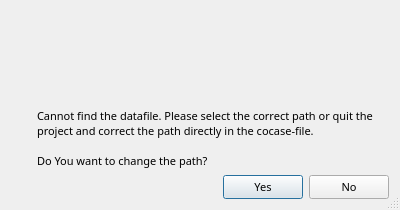
<ui version="4.0" >
 <class>DialogChangePathBase</class>
 <widget class="QDialog" name="DialogChangePathBase" >
  <property name="geometry" >
   <rect>
    <x>0</x>
    <y>0</y>
    <width>400</width>
    <height>210</height>
   </rect>
  </property>
  <property name="minimumSize" >
   <size>
    <width>400</width>
    <height>150</height>
   </size>
  </property>
  <property name="baseSize" >
   <size>
    <width>400</width>
    <height>150</height>
   </size>
  </property>
  <property name="font" >
   <font>
    <family>Droid Sans</family>
    <pointsize>8</pointsize>
   </font>
  </property>
  <property name="windowTitle" >
   <string>Wrong Path</string>
  </property>
  <property name="sizeGripEnabled" >
   <bool>true</bool>
  </property>
  <property name="modal" >
   <bool>true</bool>
  </property>
  <layout class="QGridLayout" >
   <item row="0" column="1" >
    <widget class="QLabel" name="datasetLabel" >
     <property name="text" >
      <string>&lt;b>&lt;/b></string>
     </property>
     <property name="wordWrap" >
      <bool>false</bool>
     </property>
    </widget>
   </item>
   <item row="1" column="1" >
    <widget class="QLabel" name="textLabel1" >
     <property name="text" >
      <string>Cannot find the datafile. Please select the correct path or quit the project and correct the path directly in the cocase-file.

Do You want to change the path?</string>
     </property>
     <property name="alignment" >
      <set>Qt::AlignVCenter</set>
     </property>
     <property name="wordWrap" >
      <bool>true</bool>
     </property>
    </widget>
   </item>
   <item row="1" column="0" >
    <widget class="QLabel" name="pixmapLabel1" >
     <property name="sizePolicy" >
      <sizepolicy vsizetype="Fixed" hsizetype="Fixed" >
       <horstretch>0</horstretch>
       <verstretch>0</verstretch>
      </sizepolicy>
     </property>
     <property name="pixmap" >
      <pixmap resource="images/StaticImages.qrc" >:/symbol_attention.png</pixmap>
     </property>
     <property name="scaledContents" >
      <bool>true</bool>
     </property>
     <property name="alignment" >
      <set>Qt::AlignVCenter</set>
     </property>
     <property name="wordWrap" >
      <bool>true</bool>
     </property>
    </widget>
   </item>
   <item row="2" column="0" colspan="2" >
    <layout class="QHBoxLayout" >
     <property name="spacing" >
      <number>6</number>
     </property>
     <property name="margin" >
      <number>0</number>
     </property>
     <item>
      <spacer name="Horizontal Spacing2" >
       <property name="orientation" >
        <enum>Qt::Horizontal</enum>
       </property>
       <property name="sizeType" >
        <enum>QSizePolicy::Expanding</enum>
       </property>
       <property name="sizeHint" stdset="0" >
        <size>
         <width>20</width>
         <height>20</height>
        </size>
       </property>
      </spacer>
     </item>
     <item>
      <widget class="QPushButton" name="buttonOk" >
       <property name="text" >
        <string>Yes</string>
       </property>
       <property name="shortcut" >
        <string/>
       </property>
       <property name="autoDefault" >
        <bool>true</bool>
       </property>
       <property name="default" >
        <bool>true</bool>
       </property>
      </widget>
     </item>
     <item>
      <widget class="QPushButton" name="buttonCancel" >
       <property name="text" >
        <string>No</string>
       </property>
       <property name="shortcut" >
        <string/>
       </property>
       <property name="autoDefault" >
        <bool>true</bool>
       </property>
      </widget>
     </item>
    </layout>
   </item>
   <item row="0" column="0" >
    <spacer name="spacer4" >
     <property name="orientation" >
      <enum>Qt::Vertical</enum>
     </property>
     <property name="sizeType" >
      <enum>QSizePolicy::Fixed</enum>
     </property>
     <property name="sizeHint" stdset="0" >
      <size>
       <width>20</width>
       <height>20</height>
      </size>
     </property>
    </spacer>
   </item>
  </layout>
 </widget>
 <layoutdefault spacing="6" margin="11" />
 <pixmapfunction>qPixmapFromMimeSource</pixmapfunction>
 <resources>
  <include location="images/StaticImages.qrc" />
 </resources>
 <connections>
  <connection>
   <sender>buttonOk</sender>
   <signal>clicked()</signal>
   <receiver>DialogChangePathBase</receiver>
   <slot>accept()</slot>
   <hints>
    <hint type="sourcelabel" >
     <x>20</x>
     <y>20</y>
    </hint>
    <hint type="destinationlabel" >
     <x>20</x>
     <y>20</y>
    </hint>
   </hints>
  </connection>
  <connection>
   <sender>buttonCancel</sender>
   <signal>clicked()</signal>
   <receiver>DialogChangePathBase</receiver>
   <slot>reject()</slot>
   <hints>
    <hint type="sourcelabel" >
     <x>20</x>
     <y>20</y>
    </hint>
    <hint type="destinationlabel" >
     <x>20</x>
     <y>20</y>
    </hint>
   </hints>
  </connection>
 </connections>
</ui>
